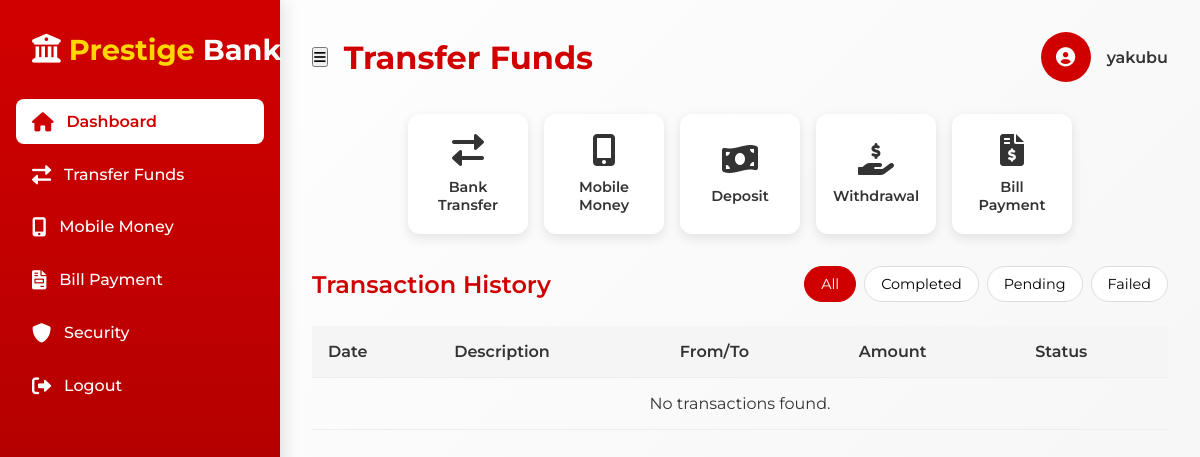
Page /transfer/bank/ (signed in) on the earlier database version.
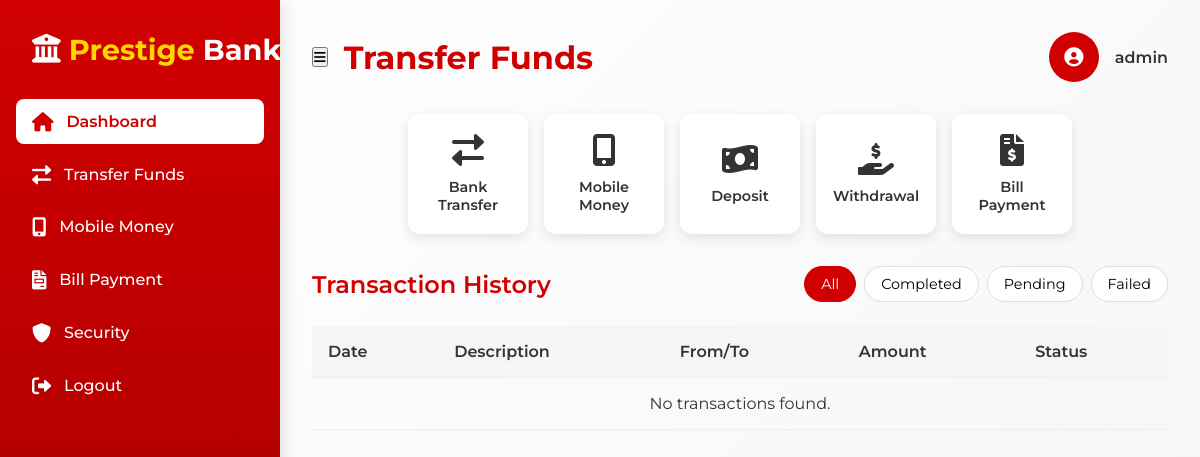
Same page on the later database version.
### accounts/models.py (models this page shows, shortened)
class User(AbstractBaseUser):
    image = models.ImageField(null=True, blank=True)
    username = models.CharField(max_length=100, null=True, blank=True, unique=True)
    full_name = models.CharField(max_length=200, blank=True, null=True)
    email = models.EmailField(unique=True)
    phone = models.CharField(max_length=20, null=True, blank=True)
    biometric_data = models.TextField(null=True, blank=True)
    is_biometric_enabled = models.BooleanField(default=False)
    is_active = models.BooleanField(default=True)
    date_joined = models.DateTimeField(verbose_name="date joined", auto_now_add=True)
    last_login = models.DateTimeField(verbose_name="last joined", auto_now=True)
    is_admin = models.BooleanField(default=False)
    is_staff = models.BooleanField(default=False)
    is_superuser = models.BooleanField(default=False)
    is_ceo = models.BooleanField(default=False, null=True, blank=True)
    is_manager = models.BooleanField(default=False, null=True, blank=True)
    objects = MyAccountManager()
    USERNAME_FIELD = "email"
    REQUIRED_FIELDS = []
    class Meta:
        verbose_name_plural = "Users"
        ordering = ["-id"]
    def get_full_name(self):
        return self.full_name if self.full_name else self.email.split('@')[0]

### bank/views.py (the view, shortened to what this page needs)
# urls.py: path("transfer/bank/", views.bank_transfer, name="bank_transfer"),
@login_required
@db_transaction.atomic
def bank_transfer(request):
    form = TransferForm(user=request.user, data=request.POST or None)
    return render(request, "main/transfer.html", {"transfer_form": form})

### templates/main/transfer.html (shortened to what this page needs)
{% extends "main/base.html" %}
{% block content %}
<div class="main-content">
    <div class="header">
        <div style="display: flex; align-items: center; gap: 1rem;">
            <button class="mobile-menu-toggle" id="menuToggle">
                <i class="fas fa-bars"></i>
            </button>
            <div class="page-title">Transfer Funds</div>
        </div>
        <div class="user-profile">
            <div class="user-avatar"><i class="fas fa-user-circle"></i></div>
            <div class="user-name">{{ request.user.get_full_name }}</div>
        </div>
    </div>
    <div class="transaction-types">
        <div class="transaction-type-btn" data-type="TRANSFER"><i class="fas fa-exchange-alt"></i><span>Bank Transfer</span></div>
        <div class="transaction-type-btn" data-type="MOBILE_MONEY"><i class="fas fa-mobile-alt"></i><span>Mobile Money</span></div>
        <div class="transaction-type-btn" data-type="DEPOSIT"><i class="fas fa-money-bill-wave"></i><span>Deposit</span></div>
        <div class="transaction-type-btn" data-type="WITHDRAWAL"><i class="fas fa-hand-holding-usd"></i><span>Withdrawal</span></div>
        <div class="transaction-type-btn" data-type="BILL_PAYMENT"><i class="fas fa-file-invoice-dollar"></i><span>Bill Payment</span></div>
    </div>
    <div class="transactions-section">
        <div class="transactions-header">
            <h2 class="section-title">Transaction History</h2>
            <div class="filter-buttons">
                <button class="filter-btn active" data-filter="all">All</button>
                <button class="filter-btn" data-filter="completed">Completed</button>
                <button class="filter-btn" data-filter="pending">Pending</button>
                <button class="filter-btn" data-filter="failed">Failed</button>
            </div>
        </div>
        <table class="transactions-table">
            <thead>
                <tr><th>Date</th><th>Description</th><th>From/To</th><th>Amount</th><th>Status</th></tr>
            </thead>
            <tbody>
                {% for tx in recent_transactions %}
                <tr class="transaction-row" data-status="{{ tx.status|lower }}">
                    <td>{{ tx.timestamp|date:"M d, Y H:i" }}</td>
                    <td>{{ tx.description }}</td>
                    <td>
                        {% if tx.sender_account %}From: {{ tx.sender_account.account_number }}{% endif %}
                        {% if tx.recipient_account %} To: {{ tx.recipient_account.account_number }}{% endif %}
                    </td>
                    <td class="transaction-amount {% if tx.transaction_type in 'DEBIT,WITHDRAWAL' %}debit{% else %}credit{% endif %}">
                        {% if tx.transaction_type in 'DEBIT,WITHDRAWAL' %}-{% else %}+{% endif %}₵{{ tx.amount }}
                    </td>
                    <td><span class="transaction-status status-{{ tx.status|lower }}">{{ tx.get_status_display }}</span></td>
                </tr>
                {% empty %}
                <tr><td colspan="5" style="text-align: center;">No transactions found.</td></tr>
                {% endfor %}
            </tbody>
        </table>
    </div>
</div>
{% endblock %}

Differences in the rows shown:
changed User: user.get_full_name "yakubu" → "admin"
